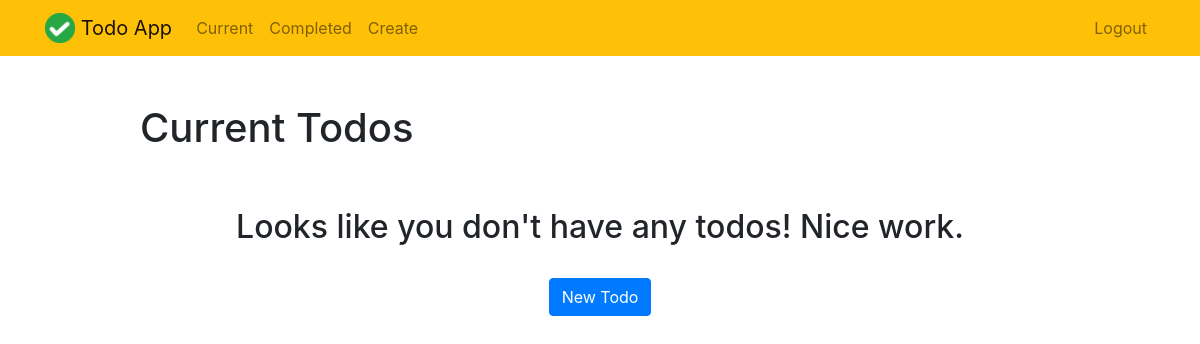
The page /current/ (signed in) on the database as committed earlier.
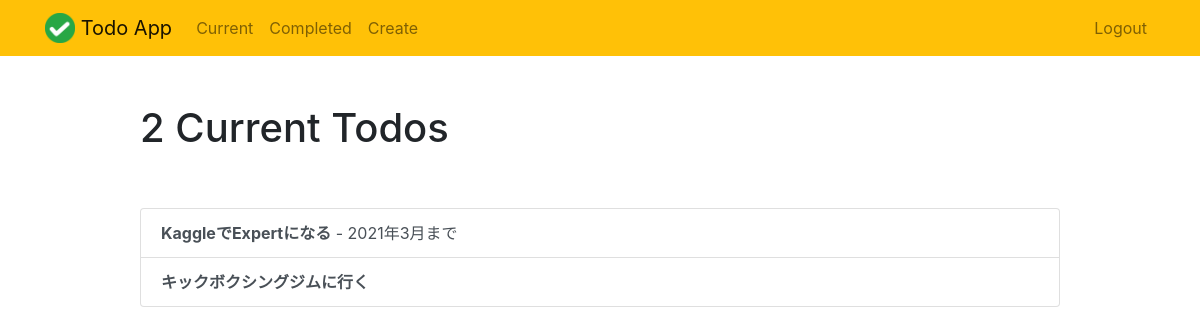
The same page on the database as committed later.
### todo/models.py (models this page shows, shortened)
class Todo(models.Model):
    title = models.CharField(max_length=100)
    memo = models.TextField(blank=True)
    created = models.DateTimeField(auto_now_add=True)
    datecompleted = models.DateTimeField(null=True, blank=True)
    important = models.BooleanField(default=False)
    user = models.ForeignKey(User, on_delete=models.CASCADE)

### todo/views.py (the view)
# urls.py: path('current/', views.currenttodos, name='currenttodos'),
@login_required
def currenttodos(request):
    todos = Todo.objects.filter(user=request.user, datecompleted__isnull=True,)
    return render(request, 'todo/currenttodos.html', {'todos':todos})

### todo/templates/todo/currenttodos.html
{% extends "todo/base.html" %}
{% block content %}
    <div class="row justify-content-center mt-5">
        <div class="col-md-10">
            {% if todos %}
                 <h1>{{ todos.count }} Current Todo{{ todos.count|pluralize }}</h1>
            {% else %}
                           <h1>Current Todos</h1>
            {% endif %}
        </div>
    </div>
    <div class="row justify-content-center mt-5">
        <div class="col-md-10">
        {% if todos %}
            <div class="list-group">
                {% for todo in todos %}
                    <a href="{% url 'viewtodo' todo.id %}" class="list-group-item list-group-item-action{% if todo.important %} list-group-item-danger{% endif %}"><b>{{ todo.title }}</b>{% if todo.memo %} - {{ todo.memo|truncatechars:30 }}{% endif %}</a>
                {% endfor %}
            </div>
        {% else %}
            <div class="text-center">
                <h2>Looks like you don't have any todos! Nice work.</h2>
            <br>
            <a role="button" class="btn btn-primary" href="{% url 'createtodo' %}">New Todo</a>
            </div>
        {% endif %}
        </div>
    </div>
{% endblock %}

### todo/templates/todo/base.html (shortened to what this page needs)
{% load static %}
<!doctype html>
<html lang="en">
<head>
    <link rel="stylesheet" href="https://stackpath.bootstrapcdn.com/bootstrap/4.4.1/css/bootstrap.min.css">
</head>
<body>
<nav class="navbar navbar-expand-md navbar-light bg-warning">
<div class="container">
    <a class="navbar-brand" href="{% url 'home' %}">
         <img src="{% static 'todo/logo.png' %}" width="30" height="30" class="d-inline-block align-top">
        <span>Todo App</span>
    </a>
    <div class="collapse navbar-collapse" id="navbarNav">
    {% if user.is_authenticated %}
        <ul class="navbar-nav mr-auto">
                <li class="nav-item {{ current }}">
                    <a class="nav-link" href="{% url 'currenttodos' %}">Current</a>
                </li>
                <li class="nav-item {{ completed }}">
                    <a class="nav-link" href="{% url 'completedtodos' %}">Completed</a>
                </li>
                <li class="nav-item {{ create }}">
                    <a class="nav-link" href="{% url 'createtodo' %}">Create</a>
                </li>
        </ul>
    {% endif %}
    <ul class="navbar-nav ml-auto">
            {% if user.is_authenticated %}
                <li class="nav-item">
                    <a href="#" onclick="$('#signOutBtn').click()" class="nav-link">Logout</a>
                </li>
            {% endif %}
        </ul>
    </div>
</div>
</nav>
<div class="container">
{% block content %}{% endblock %}
</div>
</body>
</html>

Rows that differ between the two databases and show on the page:
added Todo: title "KaggleでExpertになる", memo "2021年3月まで"
added Todo: title "キックボクシングジムに行く"
Other text that changed with them:
{{ todos.count }}: (not shown) → "2"
text no longer shown: "Current Todos Looks like you don't have any todos! Nice work. New Todo"
text now shown: "Current Todo"
